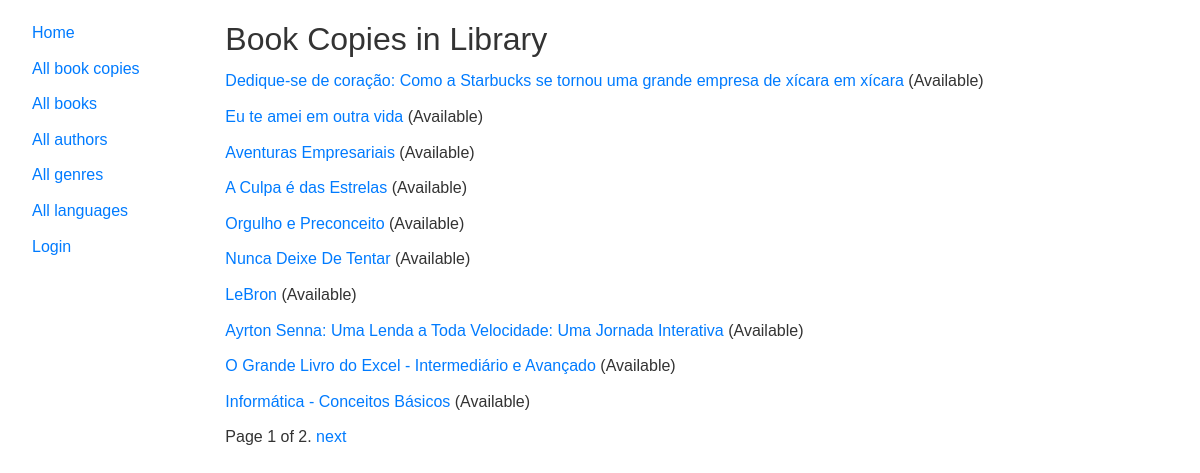
Before: /catalog/bookinstances/ with the older database file.
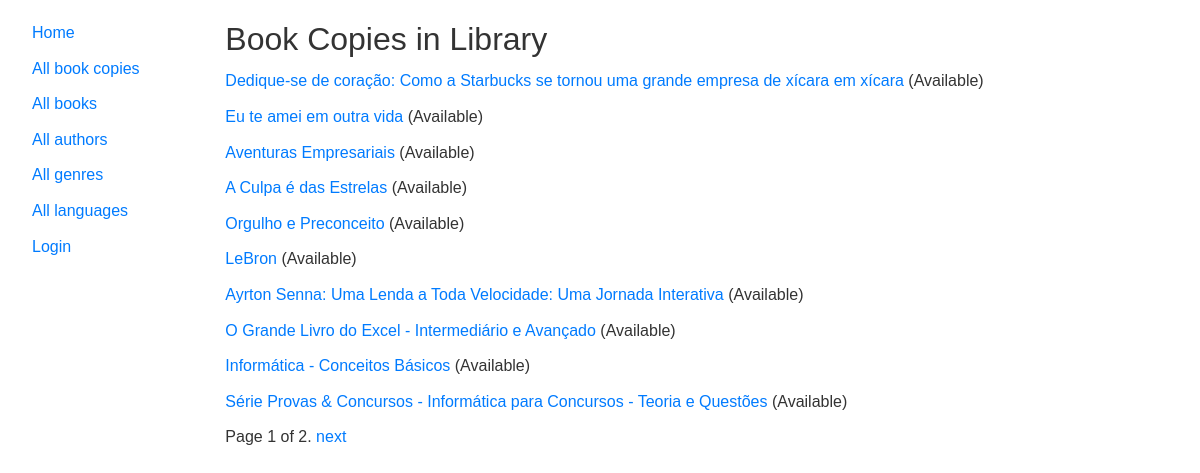
After: the same page with the newer database file.
### catalog/models.py (models this page shows, shortened)
class BookInstance(models.Model):
    id = models.UUIDField(primary_key=True, default=uuid.uuid4,
                          help_text="Unique ID for this particular book across whole library")
    book = models.ForeignKey('Book', on_delete=models.RESTRICT, null=True)
    imprint = models.CharField(max_length=200)
    due_back = models.DateField(null=True, blank=True)
    borrower = models.ForeignKey(
        settings.AUTH_USER_MODEL, on_delete=models.SET_NULL, null=True, blank=True)
    @property
    def is_overdue(self):
        return bool(self.due_back and date.today() > self.due_back)
    LOAN_STATUS = (
        ('d', 'Maintenance'),
        ('o', 'On loan'),
        ('a', 'Available'),
        ('r', 'Reserved'),
    )
    status = models.CharField(
        max_length=1,
        choices=LOAN_STATUS,
        blank=True,
        default='d',
        help_text='Book availability')
    class Meta:
        ordering = ['due_back']
        permissions = (("can_mark_returned", "Set book as returned"),)

class Book(models.Model):
    title = models.CharField(max_length=200)
    author = models.ForeignKey('Author', on_delete=models.RESTRICT, null=True)
    summary = models.TextField(
        max_length=1000, help_text="Enter a brief description of the book")
    isbn = models.CharField('ISBN', max_length=13,
                            unique=True,
                            help_text='13 Character <a href="https://www.isbn-international.org/content/what-isbn'
                                      '">ISBN number</a>')
    genre = models.ManyToManyField(
        Genre, help_text="Select a genre for this book")
    language = models.ForeignKey(
        'Language', on_delete=models.SET_NULL, null=True)
    class Meta:
        ordering = ['title', 'author']
    def display_genre(self):
        """Creates a string for the Genre. This is required to display genre in Admin."""
        return ', '.join([genre.name for genre in self.genre.all()[:3]])
    display_genre.short_description = 'Genre'

### catalog/views.py (the view)
# urls.py: path('bookinstances/', views.BookInstanceListView.as_view(), name='bookinstances'),
class BookInstanceListView(generic.ListView):
    model = BookInstance
    paginate_by = 10

### templates/catalog/bookinstance_list.html (shortened to what this page needs)
{% extends "base_generic.html" %}
{% block content %}
    <h1>Book Copies in Library</h1>
    <ul>
      {% for bookinst in bookinstance_list %}
      <li class="{% if bookinst.is_overdue %}text-danger{% endif %}">
        <a href="{% url 'bookinstance-detail' bookinst.pk %}">{{bookinst.book.title}}</a> ({{ bookinst.get_status_display }})
      </li>
      {% empty %}
      <li>There are no book copies available.</li>
      {% endfor %}
    </ul>
{% endblock %}

Changed rows visible on the page:
no longer on this page (row edited): BookInstance: book "Nunca Deixe De Tentar", status "Available"
now on this page (row unchanged): BookInstance: book "Série Provas & Concursos - Informática para Concursos - Teoria e Questões", status "Available"
